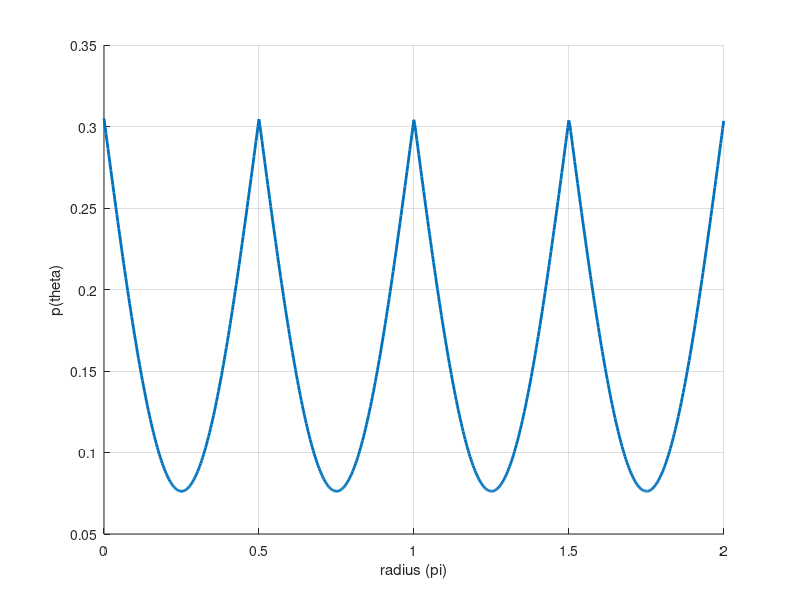

MATLAB code for this plot: (Note: this script raises an error after producing the figure.)
%% Define Prior
stepSize = 0.01; stmSpc = 0 : stepSize : 2 * pi;

scaling = 1.5;
prior = 2 - scaling * abs(sin(2 * stmSpc)); 
nrmConst = 1.0 / trapz(stmSpc, prior);
prior = prior * nrmConst;

figure; hold on;
priorDensity = @(support) (2 - scaling * abs(sin(2 * support))) * nrmConst;

plot(stmSpc / pi, priorDensity(stmSpc), 'LineWidth', 2); grid on;
xlabel('radius (pi)'); ylabel('p(theta)'); 

%% Estimator
kappa = 50;
[domain, probDnst] = estimatorCircular(priorDensity, kappa, 0.25 * pi);

figure;
plot(domain / pi * 180, probDnst, 'LineWidth', 2); grid on;

%% Calculate Bias
noiseLevels = 50;
thetas = 0.01 : 0.05 : 1.01 * pi;

figure; hold on;
for idx = 1 : length(noiseLevels)
    noiseLevel = noiseLevels(idx);
    estimates = arrayfun(@(theta) averageEstimate(priorDensity, noiseLevel, theta), thetas);
    bias = estimates - thetas;
    
    plot(thetas/pi, bias/pi*180, 'LineWidth', 2);
end
title('Bias, Homogeneous Noise');
xlabel('Orientation (pi)'); ylabel('Bias (deg)'); grid on;

function [meanEst] = averageEstimate(prior, noiseLevel, theta)
[ests, prob] = estimatorCircular(prior, noiseLevel, theta);

delta = 0.01;
unDomain = min(ests) : delta : max(ests);
probDnst = interp1(ests, prob, unDomain);

mass = probDnst * delta;

estimateSin = sum(mass .* sin(unDomain));
estimateCos = sum(mass .* cos(unDomain));
meanEst = atan(estimateSin / estimateCos);

if(estimateCos < 0)
    meanEst = meanEst + pi;
elseif(estimateCos > 0 && meanEst < 0)
    meanEst = meanEst + 2 * pi;
end

end